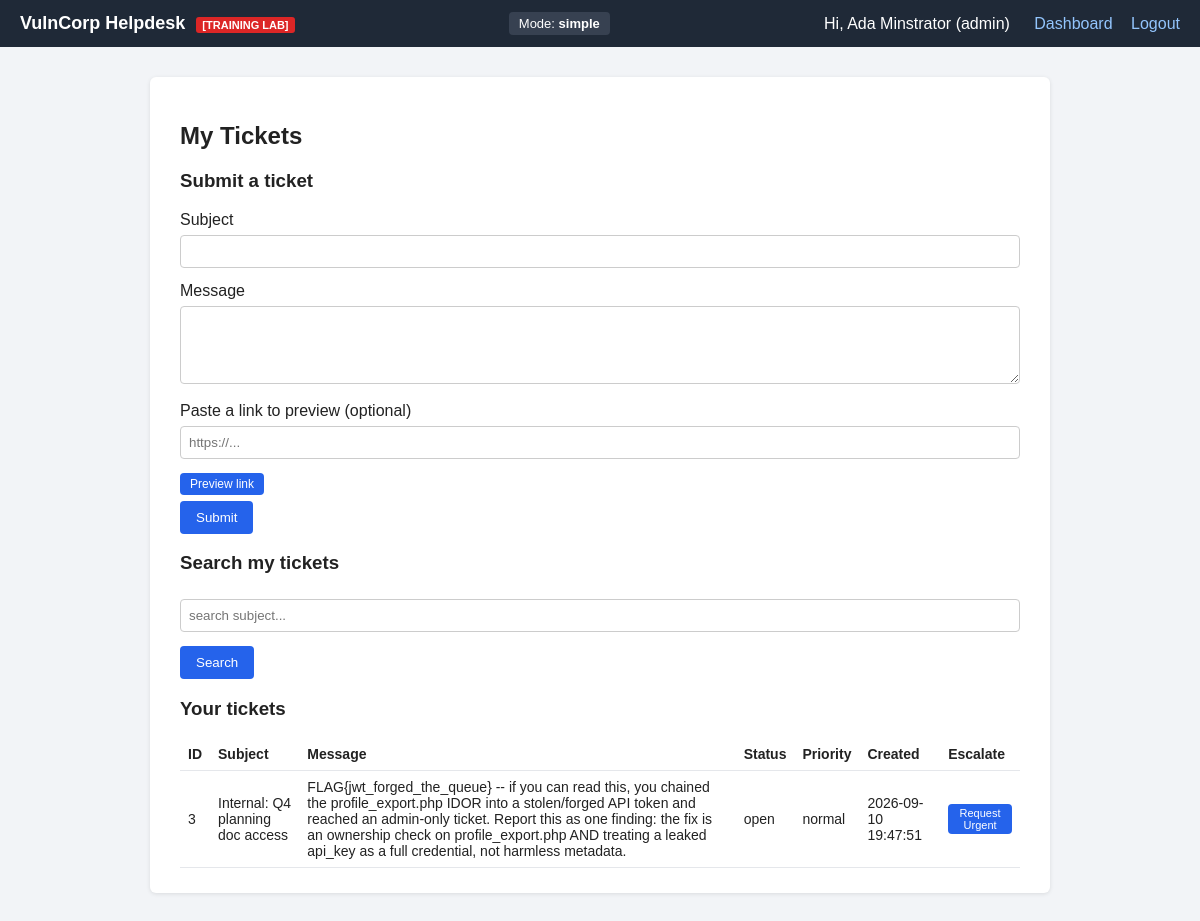
Screenshot of /user/tickets.php (signed in) with the database file from the repository.
### tables this page shows
CREATE TABLE settings (
    id INT PRIMARY KEY AUTO_INCREMENT,
    difficulty VARCHAR(20) NOT NULL DEFAULT 'simple',
    jwt_secret VARCHAR(64) DEFAULT NULL   
);

CREATE TABLE tickets (
    id INT PRIMARY KEY AUTO_INCREMENT,
    user_id INT NOT NULL,
    subject VARCHAR(150) NOT NULL,
    message TEXT NOT NULL,
    status VARCHAR(20) DEFAULT 'open',
    priority VARCHAR(20) NOT NULL DEFAULT 'normal',   
    escalation_status VARCHAR(20) NOT NULL DEFAULT 'none',   
    created_at TIMESTAMP DEFAULT CURRENT_TIMESTAMP,
    FOREIGN KEY (user_id) REFERENCES users(id)
);

### includes/compat.php (called while the page is built, shortened)
<?php
function stmt_fetch_all($stmt) {
    $rows = array();
    if (function_exists('mysqli_stmt_get_result')) {
        $res = @mysqli_stmt_get_result($stmt);
        if ($res !== false && $res !== null) {
            while ($row = mysqli_fetch_assoc($res)) {
                $rows[] = $row;
            }
            return $rows;
        }
    }
    return $rows;
}
function app_base() {
    static $base = null;
    if ($base === null) {
        $script_dir = isset($_SERVER['SCRIPT_NAME']) ? dirname($_SERVER['SCRIPT_NAME']) : '';
        $script_dir = str_replace('\\', '/', $script_dir);
        $known_subfolders = array('admin', 'user', 'support', 'challenges', 'toolkit', 'api', 'feedback');
        $last_segment = basename($script_dir);
        if (in_array($last_segment, $known_subfolders, true)) {
            $base = dirname($script_dir);
        } else {
            $base = $script_dir;
        }
        if ($base === '/' || $base === '.' || $base === '\\') {
            $base = '';
        }
        $base = rtrim($base, '/');
    }
    return $base;
}

### includes/db.php (called while the page is built, shortened)
<?php
require_once dirname(__FILE__) . '/compat.php';
function get_difficulty($conn) {
    $res = mysqli_query($conn, "SELECT difficulty FROM settings LIMIT 1");
    if ($res && $row = mysqli_fetch_assoc($res)) {
        return $row['difficulty'];
    }
    return 'simple';
}

### includes/render.php (called while the page is built, shortened)
<?php
function render_ticket_text($text, $difficulty) {
    if ($difficulty === 'simple') {
        return $text;
    }
    return htmlspecialchars($text, ENT_QUOTES);
}

### user/tickets.php (the view, shortened to what this page needs)
<?php
require_once dirname(__FILE__) . '/../includes/db.php';
require_once dirname(__FILE__) . '/../includes/render.php';
$difficulty = get_difficulty($conn);
$search = isset($_GET['q']) ? $_GET['q'] : '';
$stmt = mysqli_prepare($conn, "SELECT * FROM tickets WHERE user_id = ? ORDER BY id DESC");
mysqli_stmt_bind_param($stmt, 'i', $_SESSION['user_id']);
mysqli_stmt_execute($stmt);
$tickets = stmt_fetch_all($stmt);
include dirname(__FILE__) . '/../includes/header.php';
?>
<h2>My Tickets</h2>
<h3>Submit a ticket</h3>
<form method="POST">
    <label>Subject</label>
    <input type="text" name="subject" required>
    <label>Message</label>
    <textarea name="message" rows="4" required></textarea>
    <label>Paste a link to preview (optional)</label>
    <input type="text" id="link-preview-url" placeholder="https://...">
    <button type="button" id="link-preview-btn" class="btn" style="padding:4px 10px;font-size:12px;">Preview link</button>
    <button type="submit">Submit</button>
</form>
<h3>Search my tickets</h3>
<form method="GET">
    <?php if ($difficulty === 'hard' || $difficulty === 'expert'): ?>
    <input type="text" name="q" value="<?php echo $search; ?>" placeholder="search subject...">
    <?php else: ?>
    <input type="text" name="q" value="<?php echo htmlspecialchars($search); ?>" placeholder="search subject...">
    <?php endif; ?>
    <button type="submit">Search</button>
</form>
<h3>Your tickets</h3>
<table>
<tr><th>ID</th><th>Subject</th><th>Message</th><th>Status</th><th>Priority</th><th>Created</th><th>Escalate</th></tr>
<?php foreach ($tickets as $row):
?>
<tr>
    <td><?php echo (int)$row['id']; ?></td>
    <td><?php echo render_ticket_text($row['subject'], $difficulty); ?></td>
    <td><?php echo render_ticket_text($row['message'], $difficulty); ?></td>
    <td><?php echo htmlspecialchars($row['status']); ?></td>
    <td><?php echo htmlspecialchars($row['priority']); ?></td>
    <td><?php echo htmlspecialchars($row['created_at']); ?></td>
    <td>
    <?php if ($row['priority'] !== 'urgent' && $row['escalation_status'] !== 'pending'): ?>
        <form method="POST" style="display:inline;" class="escalation-form">
            <button type="submit" name="request_escalation" value="1" class="btn escalation-btn" style="padding:3px 9px;font-size:11px;">Request Urgent</button>
        </form>
    <?php elseif ($row['escalation_status'] === 'pending'): ?>
        <span class="small">Pending approval</span>
    <?php endif; ?>
    </td>
</tr>
<?php endforeach; ?>
</table>
<?php include dirname(__FILE__) . '/../includes/footer.php'; ?>

### includes/header.php (shortened to what this page needs)
<?php
$_header_difficulty = get_difficulty($conn);
?>
<!DOCTYPE html>
<html lang="en">
<head>
<link rel="stylesheet" href="<?php echo app_base(); ?>/assets/style.css">
</head>
<body data-difficulty="<?php echo htmlspecialchars($_header_difficulty); ?>">
<div class="topbar">
    <div class="brand">VulnCorp Helpdesk <span class="tag">[TRAINING LAB]</span></div>
    <div class="mode-badge">Mode: <strong><?php echo htmlspecialchars(get_difficulty($conn)); ?></strong></div>
    <?php if (isset($_SESSION['user_id'])): ?>
    <div class="nav">
        <span>Hi, <?php echo htmlspecialchars($_SESSION['full_name']); ?> (<?php echo htmlspecialchars($_SESSION['role']); ?>)</span>
        <a href="<?php echo app_base(); ?>/dashboard.php">Dashboard</a>
        <a href="<?php echo app_base(); ?>/logout.php">Logout</a>
    </div>
    <?php endif; ?>
</div>
<div class="container">

### assets/style.css (style rules this page uses)
* { box-sizing: border-box; }
body { font-family: Arial, Helvetica, sans-serif; background:#f2f4f7; margin:0; color:#222; }
.topbar { background:#1f2937; color:#fff; padding:12px 20px; display:flex; align-items:center; justify-content:space-between; flex-wrap:wrap; }
.brand { font-weight:bold; font-size:18px; }
.tag { font-size:11px; background:#dc2626; padding:2px 6px; border-radius:3px; margin-left:6px; }
.mode-badge { background:#374151; padding:4px 10px; border-radius:4px; font-size:13px; }
.nav a { color:#93c5fd; margin-left:14px; text-decoration:none; }
.nav span { margin-right:6px; }
.container { max-width:900px; margin:30px auto; background:#fff; padding:25px 30px; border-radius:6px; box-shadow:0 1px 4px rgba(0,0,0,.1); }
input, select, textarea { width:100%; padding:8px; margin:6px 0 14px; border:1px solid #ccc; border-radius:4px; }
button, .btn { background:#2563eb; color:#fff; border:none; padding:9px 16px; border-radius:4px; cursor:pointer; text-decoration:none; display:inline-block; }
table { width:100%; border-collapse:collapse; margin-top:10px; }
th, td { text-align:left; padding:8px; border-bottom:1px solid #e5e7eb; font-size:14px; }

### rows the page displays
settings: difficulty "simple"
tickets: id "3", subject "Internal: Q4 planning doc access", message.difficulty "FLAG{jwt_forged_the_queue} -- if you can read this, you chained the profile_export.php IDOR into a stolen/forged API token and reached an admin-only ticket. Report this as one finding: the fix is an ownership check on profile_export.php AND treating a leaked api_key as a full credential, not harmless metadata.", status "open", priority "normal", created_at "2026-09-10 19:47:51"

### other values shown
$_SESSION['full_name'] "Ada Minstrator"
$_SESSION['role'] "admin"
